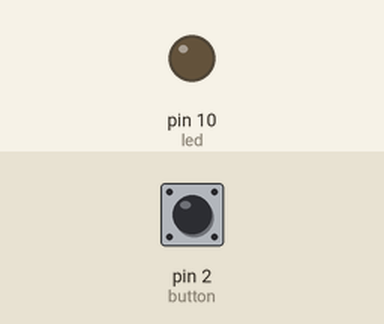
A sketch run on a simulated Arduino Uno, built with avr-gcc and run on an emulated ATmega328P. Parts: output pins drawn as LEDs (lit = HIGH). The test bench sets the inputs (shaded band); at power-on: pin 2 (button) LOW.

Above: at 1.2 s.
1.3 s: pin 2 (button) pulled HIGH for 0.15 s
At 4.6 s:
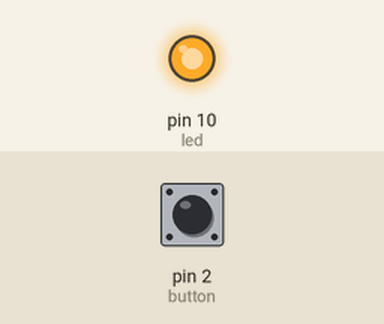
Timing chart, 0 to 7.8 s (numbered marks = the images above; inputs shaded):
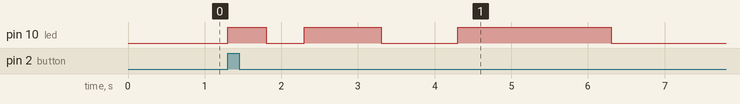

The sketch:

button_delay_gp.ino
```cpp
int led=10, button=2;

void setup() {
  // put your setup code here, to run once:
  pinMode(button,INPUT);
  pinMode(led,OUTPUT);
}

void loop() {
  // put your main code here, to run repeatedly:
  if(digitalRead(button)==HIGH)
  {
      for(float j=0.5; j<=2; j*=2)
      {
        digitalWrite(led,HIGH);
        delay(j*1000);
        digitalWrite(led,LOW);
        delay(j*1000);
      }
   }
}
```

Measured:
- after the input at 1.3 s, pin 10 (led): goes HIGH 0.50 s, LOW 0.50 s, HIGH 1.0 s, LOW 1.0 s, HIGH 2.0 s, then LOW, starting at once
